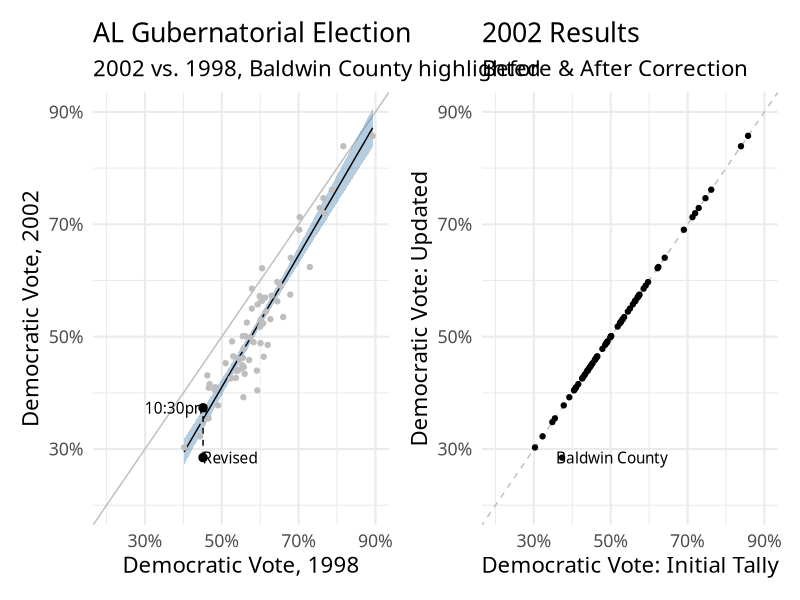

The R script that drew this image:
## ---- chunk 1
library("tidyverse")
library("here")
library("patchwork")

# set default theme
theme_set(
  theme_minimal(base_family = "Minion Pro",
                base_size = 16) + 
  theme(plot.background = element_blank(),
        axis.ticks.length = unit(0.25, "lines"))
) 
update_geom_defaults("text", list(family = "Minion Pro"))


# chunks:
# hide code and messages
# cache everything
knitr::opts_chunk$set(
  eval = TRUE, echo = FALSE, include = FALSE,
  warning = FALSE, message = FALSE, 
  cache = TRUE, 
  fig.path = "figs/", 
  dev = "cairo_pdf", fig.align = "center", # eval.after = 'fig.cap', 
  fig.retina = 3 # , dpi = 100 
)
## ---- chunk 2
al <- read_csv(here("data", "AL-gov-2002.csv")) %>%
  mutate_at(vars(contains("pct")), funs(. / 100)) %>%
  rename_at(vars(contains("pct")), funs(str_replace(., "pct", "prop"))) %>%
  print()
## ---- chunk 3
# Compared to previous election
crossyear <- ggplot(al, aes(x = govdemprop1998, y = govdemprop2002)) +
  geom_abline(color = "gray") +
  scale_x_continuous(breaks = seq(0.3, 0.9, 0.2),
                     label = scales::percent_format(accuracy = 1)) +
  scale_y_continuous(breaks = seq(0.3, 0.9, 0.2),
                     label = scales::percent_format(accuracy = 1)) +
  coord_cartesian(xlim = c(0.2, 0.9), ylim = c(0.2, 0.9)) +
  geom_smooth(data = filter(al, county != "Baldwin"), method = "lm",
              color = "black", fill = "steelblue", size = 0.5) +
  geom_point(data = filter(al, county != "Baldwin"), 
             color = "gray") +
  labs(title = "AL Gubernatorial Election",
       subtitle = "2002 vs. 1998, Baldwin County highlighted",
       x = "Democratic Vote, 1998",
       y = "Democratic Vote, 2002") +
  geom_linerange(aes(ymin = govdemprop2002, ymax = govdemprop2002b),
                 linetype = "dashed") +
  geom_point(data = filter(al, county == "Baldwin"), aes(y = govdemprop2002b),
             size = 2.5) +
  geom_text(data = filter(al, county == "Baldwin"), 
            aes(y = govdemprop2002b, label = "10:30pm"),
            nudge_x = -0.07) +
  geom_point(data = filter(al, county == "Baldwin"), aes(y = govdemprop2002),
             size = 2.5) +
  geom_text(data = filter(al, county == "Baldwin"), 
            aes(y = govdemprop2002, label = "Revised"),
            nudge_x = 0.07)


nightof <- ggplot(al, aes(x = govdemprop2002b, y = govdemprop2002)) +
  geom_abline(color = "gray", linetype = "dashed") +
  geom_point() +
  geom_text(data = filter(al, county == "Baldwin"),
            aes(label = "Baldwin County"), 
            nudge_x = 0.13) +
  scale_x_continuous(breaks = seq(0.3, 0.9, 0.2),
                     labels = scales::percent_format(accuracy = 1),
                     limits = c(0.2, 0.9)) +
  scale_y_continuous(breaks = seq(0.3, 0.9, 0.2),
                     labels = scales::percent_format(accuracy = 1),
                     limits = c(0.2, 0.9)) +
  labs(title = "2002 Results",
       subtitle = "Before & After Correction",
       x = "Democratic Vote: Initial Tally", 
       y = "Democratic Vote: Updated") 


crossyear + nightof
